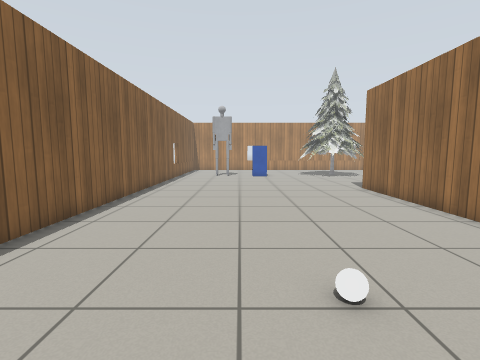
view 1 (above)

17 first-person views from a walk through a world built for the Gazebo simulator. The camera is 0.94 m above the floor, tilts 6° down and sees 85° across. Floor lines are 1 m apart. The floor is counted in squares, 0.5 m on a side. Each view is taken from the middle of a square. On the plan, view 1 faces up. The plan holds only what a view shows up to about 15 squares ahead; the rest is blank. Robots are left out. Simple patterns stand in for the simulator's built-in surfaces. Simple shapes stand in for some stock models.

view 2
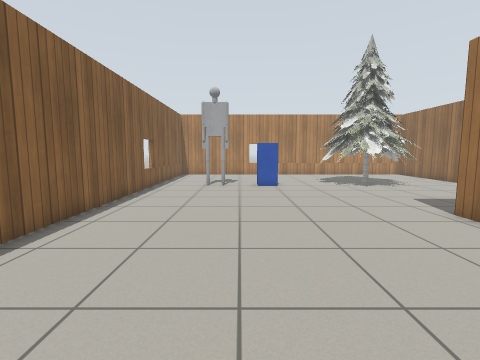

view 3
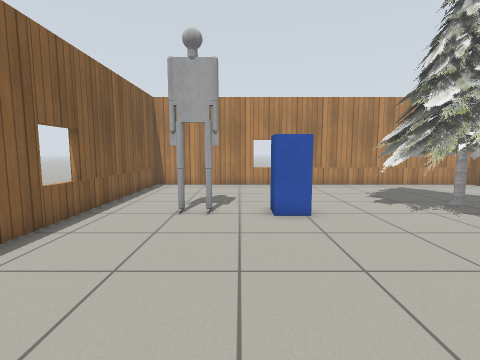

view 4
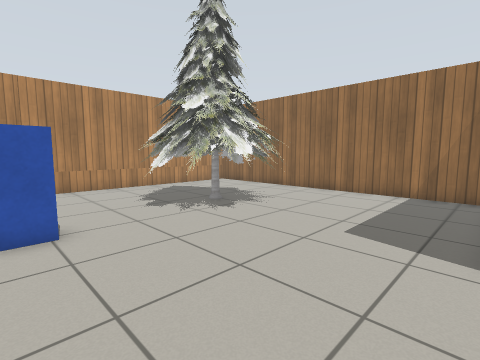

view 5
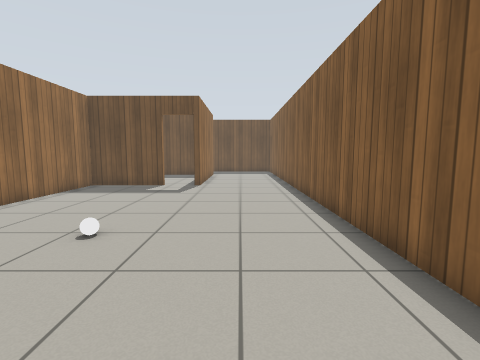

view 6
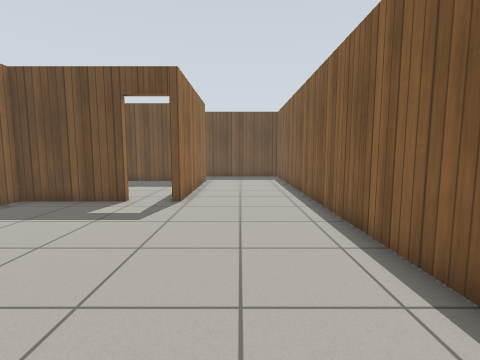

view 7
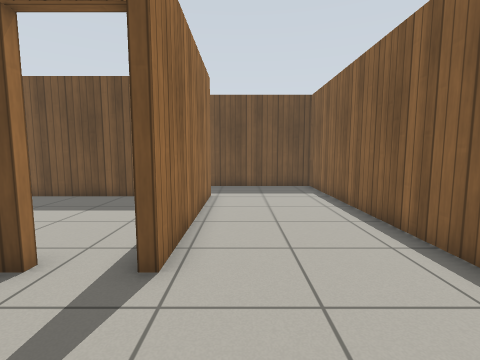

view 8
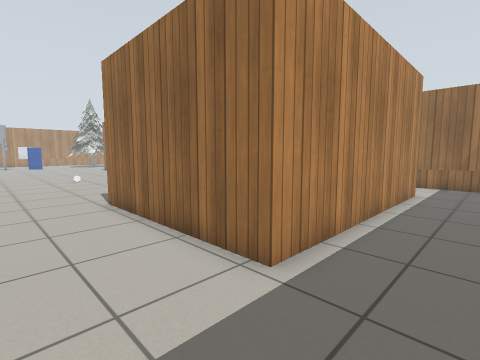

view 9
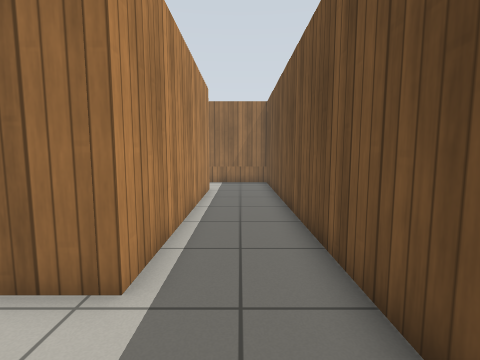

view 10
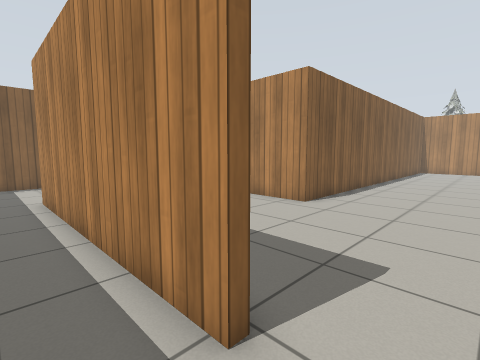

view 11
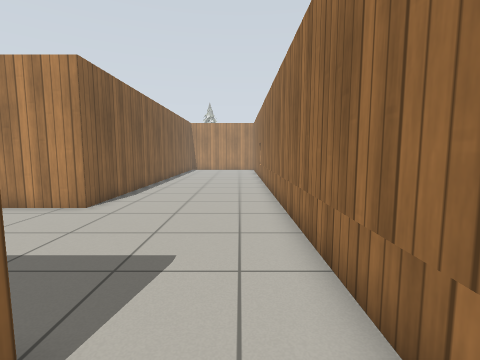

view 12
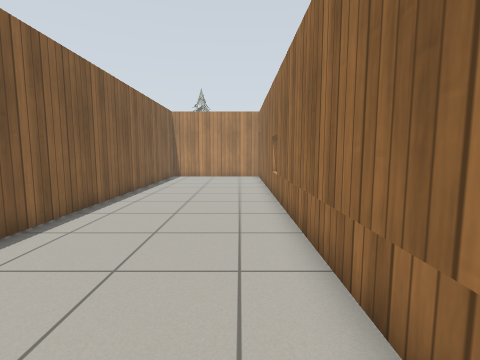

view 13
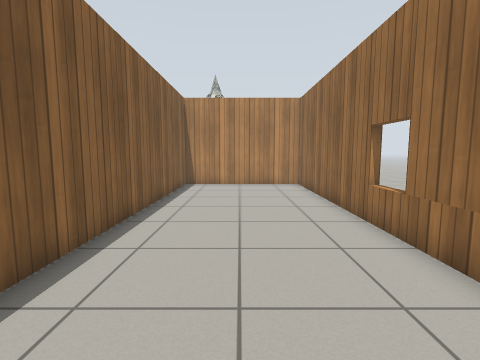

view 14
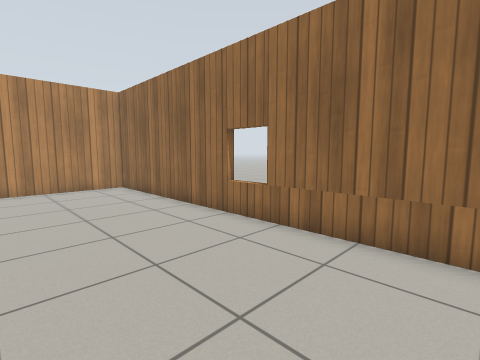

view 15
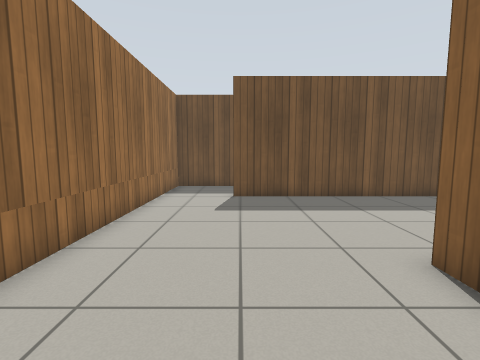

view 16
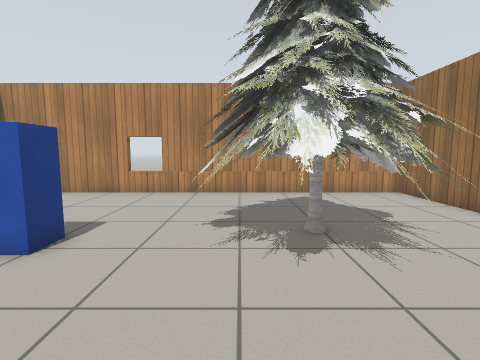

view 17
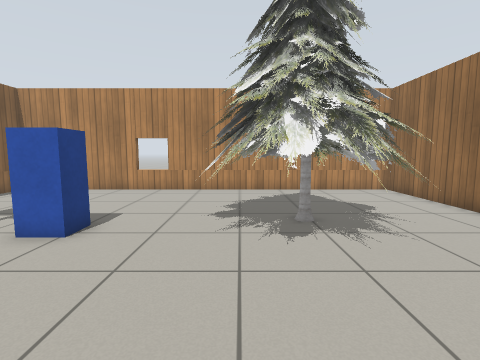

### Floor plan
Points are (right, up) in squares from view 1. A wall is a line through its corners. A room is listed if a view was taken in it or the views show most of it. See-through windows are left out.
Room 1 (views 1, 2, 3, 4, 5, 6, 7, 8, 9, 10, 11, 16, 17)
walls: (6.5, 6.9) (6.5, 13.9); (13.5, 14.4) (13.5, 28.2) (-4.9, 28.2) (-4.9, -16.7) (13.5, -16.7) (13.5, -13.5); (2.4, -5.9) (6.5, -5.9) (6.5, -0.1); (10.4, -13.4) (0.3, -13.4) (0.3, -5.9)
ways out: opening at (11.5, -13) to room 2; open door at (1.5, -6) to room 2
objects: other object (-2, 21) to (-1, 21); white ball (1, 3); postbox (1, 21) to (2, 22); pine tree (5, 19) to (10, 25)
Room 2 (views 12, 13, 14, 15)
walls: (13.5, -13.5) (13.5, 13.5) (8.5, 13.5); (1.5, -13.1) (10.3, -13.1); (6.8, 13.1) (6.8, -6.2) (3.9, -6.2)
ways out: opening at (11.5, -13) to room 1; open door at (1.5, -6) to room 1

Positions as (right, up) in squares from view 1, and headings:
1: (0, 0), facing up
2: (0, 6), facing up
3: (0, 13), facing up
4: (1, 14), facing up-right
5: (-2, 9), facing down
6: (-2, 4), facing down
7: (-1, -2), facing down
8: (-3, -16), facing up-right
9: (-3, -15), facing right
10: (12, -15), facing up-left
11: (12, -15), facing up
12: (12, -7), facing up
13: (10, -2), facing up
14: (8, -1), facing up-right
15: (10, -2), facing down
16: (6, 16), facing up
17: (6, 15), facing up
